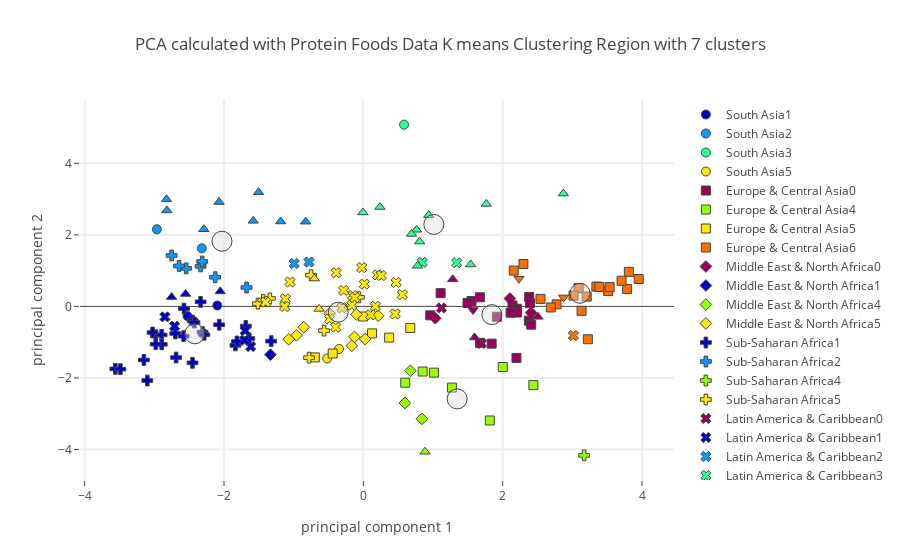

The cell this chart's notebook holds for it:
### Code cell
# Plot using plotly on Region level.

plot_plotly(protein_group_merged_df,"Region",region_centers,7,"Protein Foods",'')

### Figure 1 — Plotly figure (JSON) as saved in the notebook; plotly's stock layout.template omitted (floating-point values rounded to 4 significant figures)
{"data": [{"marker": {"color": "rgb(150,0,90)", "line": {"width": 1}, "size": 9, "symbol": 0}, "mode": "markers", "name": "South Asia0", "text": [], "type": "scatter", "uid": "36a31e25-df30-4f4c-ac3f-ed501af9ec50", "x": [], "y": []}, {"marker": {"color": "rgb(0,0,200)", "line": {"width": 1}, "size": 9, "symbol": 0}, "mode": "markers", "name": "South Asia1", "text": ["India", "Nepal"], "type": "scatter", "uid": "bae4c7e4-6668-4e94-8903-6455790f58b2", "x": [-2.096, -2.523], "y": [0.02439, -0.2714]}, {"marker": {"color": "rgb(10,152,255)", "line": {"width": 1}, "size": 9, "symbol": 0}, "mode": "markers", "name": "South Asia2", "text": ["Bangladesh", "Sri Lanka"], "type": "scatter", "uid": "ed92d91b-9dbb-40a2-b0ba-925623c8ad86", "x": [-2.963, -2.318], "y": [2.156, 1.623]}, {"marker": {"color": "rgb(44,255,150)", "line": {"width": 1}, "size": 9, "symbol": 0}, "mode": "markers", "name": "South Asia3", "text": ["Maldives"], "type": "scatter", "uid": "1013bd0d-2f0c-48fe-8ee0-63231fee68ae", "x": [0.5844], "y": [5.082]}, {"marker": {"color": "rgb(151,255,0)", "line": {"width": 1}, "size": 9, "symbol": 0}, "mode": "markers", "name": "South Asia4", "text": [], "type": "scatter", "uid": "bf5ae292-cb54-4551-a270-f51f456c492d", "x": [], "y": []}, {"marker": {"color": "rgb(255,234,0)", "line": {"width": 1}, "size": 9, "symbol": 0}, "mode": "markers", "name": "South Asia5", "text": ["Afghanistan", "Pakistan"], "type": "scatter", "uid": "536fac33-a9b5-4701-9e7f-29471f3b5f68", "x": [-0.5187, -0.3491], "y": [-1.455, -1.19]}, {"marker": {"color": "rgb(255,111,0)", "line": {"width": 1}, "size": 9, "symbol": 0}, "mode": "markers", "name": "South Asia6", "text": [], "type": "scatter", "uid": "00b89f9b-58a0-4a18-a6fb-dae66ffc2c06", "x": [], "y": []}, {"marker": {"color": "rgb(150,0,90)", "line": {"width": 1}, "size": 9, "symbol": 1}, "mode": "markers", "name": "Europe & Central Asia0", "text": ["Armenia", "Belgium", "Bulgaria", "Croatia", "Cyprus", "Czechia", "Greece", "Hungary", "Ireland", "Italy", "Montenegro", "Romania", "Slovakia", "Slovenia", "Switzerland", "Ukraine", "United Kingdom"], "type": "scatter", "uid": "fbc239bd-24c9-4336-ae09-e7fb09b777e5", "x": [1.674, 2.141, 0.9604, 1.553, 1.11, 2.381, 2.198, 1.673, 2.377, 2.392, 2.41, 1.842, 1.495, 1.917, 2.203, 2.203, 2.114], "y": [-1.018, 0.027, -0.2496, 0.1516, 0.3705, 0.2632, -1.441, 0.2556, -0.3982, 0.09001, -0.5105, -1.041, 0.09486, -0.2896, -0.0672, -0.1715, -0.1765]}, {"marker": {"color": "rgb(0,0,200)", "line": {"width": 1}, "size": 9, "symbol": 1}, "mode": "markers", "name": "Europe & Central Asia1", "text": [], "type": "scatter", "uid": "6c67dbc7-b95a-43f6-bbb6-7d17811185e3", "x": [], "y": []}, {"marker": {"color": "rgb(10,152,255)", "line": {"width": 1}, "size": 9, "symbol": 1}, "mode": "markers", "name": "Europe & Central Asia2", "text": [], "type": "scatter", "uid": "998983a4-bee4-48af-a67d-8b2bf4a99f83", "x": [], "y": []}, {"marker": {"color": "rgb(44,255,150)", "line": {"width": 1}, "size": 9, "symbol": 1}, "mode": "markers", "name": "Europe & Central Asia3", "text": [], "type": "scatter", "uid": "a213e762-919c-457b-91a9-bd278989ba78", "x": [], "y": []}, {"marker": {"color": "rgb(151,255,0)", "line": {"width": 1}, "size": 9, "symbol": 1}, "mode": "markers", "name": "Europe & Central Asia4", "text": ["Albania", "Azerbaijan", "Kazakhstan", "Kyrgyzstan", "Turkey", "Turkmenistan", "Uzbekistan"], "type": "scatter", "uid": "d900068e-b1f3-4da7-a393-04866336c415", "x": [2.441, 1.272, 2.001, 0.6016, 0.8515, 1.816, 1.014], "y": [-2.2, -2.269, -1.694, -2.133, -1.821, -3.189, -1.852]}, {"marker": {"color": "rgb(255,234,0)", "line": {"width": 1}, "size": 9, "symbol": 1}, "mode": "markers", "name": "Europe & Central Asia5", "text": ["Bosnia and Herzegovina", "Georgia", "Republic of Moldova", "Serbia", "Tajikistan", "North Macedonia"], "type": "scatter", "uid": "a200df3f-602d-493c-a35e-743471bc8dd1", "x": [-0.4398, 0.3701, -0.005578, 0.6741, -0.6961, 0.1249], "y": [-1.316, -0.8717, -0.2823, -0.6027, -1.426, -0.7541]}, {"marker": {"color": "rgb(255,111,0)", "line": {"width": 1}, "size": 9, "symbol": 1}, "mode": "markers", "name": "Europe & Central Asia6", "text": ["Austria", "Belarus", "Denmark", "Estonia", "Finland", "France", "Germany", "Iceland", "Latvia", "Lithuania", "Luxembourg", "Netherlands", "Norway", "Poland", "Portugal", "Russian Federation", "Spain", "Sweden"], "type": "scatter", "uid": "fba44cba-8f23-4780-9917-450bc364942c", "x": [3.345, 3.952, 3.387, 3.223, 3.786, 2.774, 3.09, 3.017, 3.133, 3.812, 3.206, 3.515, 2.543, 3.707, 2.159, 2.692, 2.298, 3.536], "y": [0.554, 0.7652, 0.5441, -0.9178, 0.4882, 0.05658, 0.5125, 0.3014, -0.1242, 0.9653, 0.2745, 0.4291, 0.2094, 0.7168, 1.001, -0.02923, 1.185, 0.5399]}, {"marker": {"color": "rgb(150,0,90)", "line": {"width": 1}, "size": 9, "symbol": 2}, "mode": "markers", "name": "Middle East & North Africa0", "text": ["Israel", "Kuwait", "Malta"], "type": "scatter", "uid": "e0cdde4d-eb89-452f-acb1-9c57b2182de3", "x": [2.409, 1.033, 2.104], "y": [-0.1767, -0.3314, 0.2191]}, {"marker": {"color": "rgb(0,0,200)", "line": {"width": 1}, "size": 9, "symbol": 2}, "mode": "markers", "name": "Middle East & North Africa1", "text": ["Djibouti"], "type": "scatter", "uid": "cead17c6-cd4a-49ae-b805-321560a59981", "x": [-1.333], "y": [-1.349]}, {"marker": {"color": "rgb(10,152,255)", "line": {"width": 1}, "size": 9, "symbol": 2}, "mode": "markers", "name": "Middle East & North Africa2", "text": [], "type": "scatter", "uid": "a8f08fc1-c1ae-44ba-b7ee-d97c231d99e6", "x": [], "y": []}, {"marker": {"color": "rgb(44,255,150)", "line": {"width": 1}, "size": 9, "symbol": 2}, "mode": "markers", "name": "Middle East & North Africa3", "text": [], "type": "scatter", "uid": "642a4763-17ad-4365-8ac8-568d651a9cc0", "x": [], "y": []}, {"marker": {"color": "rgb(151,255,0)", "line": {"width": 1}, "size": 9, "symbol": 2}, "mode": "markers", "name": "Middle East & North Africa4", "text": ["Algeria", "Morocco", "Tunisia"], "type": "scatter", "uid": "44d9e328-46e5-4c36-b3ba-21ec0d87575b", "x": [0.5966, 0.8407, 0.6763], "y": [-2.699, -3.143, -1.799]}, {"marker": {"color": "rgb(255,234,0)", "line": {"width": 1}, "size": 9, "symbol": 2}, "mode": "markers", "name": "Middle East & North Africa5", "text": ["Egypt", "Iran (Islamic Republic of)", "Iraq", "Jordan", "Lebanon", "Oman", "Saudi Arabia", "United Arab Emirates", "Yemen"], "type": "scatter", "uid": "7297623c-1d92-4d31-85b8-0a1d5d321db8", "x": [-0.9592, -0.1651, -0.4844, 0.0263, -0.1268, 0.2132, -0.1002, -0.8549, -1.07], "y": [-0.8056, -1.099, -0.1994, -0.9124, -0.8537, -0.2613, -0.2242, -0.5811, -0.9182]}, {"marker": {"color": "rgb(255,111,0)", "line": {"width": 1}, "size": 9, "symbol": 2}, "mode": "markers", "name": "Middle East & North Africa6", "text": [], "type": "scatter", "uid": "61647cf4-8293-4352-8bb8-6a305ee02413", "x": [], "y": []}, {"marker": {"color": "rgb(150,0,90)", "line": {"width": 1}, "size": 9, "symbol": 3}, "mode": "markers", "name": "Sub-Saharan Africa0", "text": [], "type": "scatter", "uid": "8b6086a1-05ff-4e4a-8b3a-3268ada81e71", "x": [], "y": []}, {"marker": {"color": "rgb(0,0,200)", "line": {"width": 1}, "size": 9, "symbol": 3}, "mode": "markers", "name": "Sub-Saharan Africa1", "text": ["Angola", "Benin", "Botswana", "Burkina Faso", "Cameroon", "Central African Republic", "Chad", "CÃƒÂ´te d'Ivoire", "Ethiopia", "Ghana", "Kenya", "Lesotho", "Malawi", "Mali", "Mozambique", "Namibia", "Niger", "Nigeria", "Rwanda", "Eswatini", "Togo", "Uganda", "United Republic of Tanzania", "Zambia", "Zimbabwe"], "type": "scatter", "uid": "68d7d65b-77d1-44ef-9d45-7079c6b409d5", "x": [-1.687, -2.574, -1.323, -2.699, -2.979, -1.835, -2.069, -2.336, -2.688, -2.45, -2.452, -3.101, -3.56, -2.307, -2.895, -1.637, -3.15, -2.424, -3.487, -1.813, -3.025, -2.894, -2.979, -2.579, -2.284], "y": [-0.5484, -0.06102, -0.9707, -0.7571, -0.8051, -1.09, -0.5123, 0.1268, -1.43, -0.3964, -1.577, -2.072, -1.746, -0.72, -0.7983, -0.8966, -1.497, -0.4495, -1.755, -0.9804, -0.7302, -1.059, -1.056, -0.8321, -0.7922]}, {"marker": {"color": "rgb(10,152,255)", "line": {"width": 1}, "size": 9, "symbol": 3}, "mode": "markers", "name": "Sub-Saharan Africa2", "text": ["Gambia", "Guinea", "Guinea-Bissau", "Liberia", "Madagascar", "Senegal", "Sierra Leone"], "type": "scatter", "uid": "5a8caaf9-78fa-4e87-8983-0cee9942d2f0", "x": [-1.676, -2.543, -2.336, -2.313, -2.645, -2.127, -2.752], "y": [0.5279, 1.063, 1.119, 1.255, 1.132, 0.8148, 1.424]}, {"marker": {"color": "rgb(44,255,150)", "line": {"width": 1}, "size": 9, "symbol": 3}, "mode": "markers", "name": "Sub-Saharan Africa3", "text": [], "type": "scatter", "uid": "54cdcf1f-8145-45b5-87a9-e94076669ee0", "x": [], "y": []}, {"marker": {"color": "rgb(151,255,0)", "line": {"width": 1}, "size": 9, "symbol": 3}, "mode": "markers", "name": "Sub-Saharan Africa4", "text": ["Sudan"], "type": "scatter", "uid": "035ab206-4f26-45e5-b392-45686220b952", "x": [3.17], "y": [-4.165]}, {"marker": {"color": "rgb(255,234,0)", "line": {"width": 1}, "size": 9, "symbol": 3}, "mode": "markers", "name": "Sub-Saharan Africa5", "text": ["Cabo Verde", "Congo (note no data in Food suppley tables for DRC)", "Gabon", "Mauritania", "Mauritius", "Sao Tome and Principe", "South Africa"], "type": "scatter", "uid": "f476d1fc-832f-46f3-9c5b-65e376809349", "x": [-1.512, -1.436, -0.7501, -0.779, -0.06329, -1.341, -0.5635], "y": [0.0766, 0.1791, 0.8739, -1.433, 0.2543, 0.2232, -0.6771]}, {"marker": {"color": "rgb(255,111,0)", "line": {"width": 1}, "size": 9, "symbol": 3}, "mode": "markers", "name": "Sub-Saharan Africa6", "text": [], "type": "scatter", "uid": "887b1a10-9edc-46e7-b02f-2f5cf67a2cd7", "x": [], "y": []}, {"marker": {"color": "rgb(150,0,90)", "line": {"width": 1}, "size": 9, "symbol": 4}, "mode": "markers", "name": "Latin America & Caribbean0", "text": ["Chile", "Uruguay"], "type": "scatter", "uid": "bbf02e7c-5306-44d7-b138-f1a7bd9ecf87", "x": [1.12, 1.695], "y": [-0.04205, -1.035]}, {"marker": {"color": "rgb(0,0,200)", "line": {"width": 1}, "size": 9, "symbol": 4}, "mode": "markers", "name": "Latin America & Caribbean1", "text": ["El Salvador", "Guatemala", "Haiti", "Honduras", "Nicaragua"], "type": "scatter", "uid": "30253a19-f68c-4465-bfaa-5d9e505c2d85", "x": [-1.617, -1.706, -2.847, -1.696, -2.709], "y": [-1.122, -0.949, -0.2932, -0.6803, -0.5538]}, {"marker": {"color": "rgb(10,152,255)", "line": {"width": 1}, "size": 9, "symbol": 4}, "mode": "markers", "name": "Latin America & Caribbean2", "text": ["Guyana", "Suriname"], "type": "scatter", "uid": "22bd0669-7d70-4ef1-a181-132fda821c7f", "x": [-0.992, -0.7798], "y": [1.2, 1.24]}, {"marker": {"color": "rgb(44,255,150)", "line": {"width": 1}, "size": 9, "symbol": 4}, "mode": "markers", "name": "Latin America & Caribbean3", "text": ["Antigua and Barbuda", "Bahamas"], "type": "scatter", "uid": "4bae2eeb-20bf-4f9a-9826-7ca512fb2aad", "x": [0.8453, 1.34], "y": [1.231, 1.221]}, {"marker": {"color": "rgb(151,255,0)", "line": {"width": 1}, "size": 9, "symbol": 4}, "mode": "markers", "name": "Latin America & Caribbean4", "text": [], "type": "scatter", "uid": "4b37d775-7022-4203-a5e9-3d77d62062b7", "x": [], "y": []}, {"marker": {"color": "rgb(255,234,0)", "line": {"width": 1}, "size": 9, "symbol": 4}, "mode": "markers", "name": "Latin America & Caribbean5", "text": ["Barbados", "Belize", "Bolivia (Plurinational State of)", "Brazil", "Colombia", "Costa Rica", "Cuba", "Dominica", "Dominican Republic", "Ecuador", "Grenada", "Jamaica", "Mexico", "Panama", "Paraguay", "Peru", "Saint Kitts and Nevis", "Saint Lucia", "Saint Vincent and the Grenadines", "Trinidad and Tobago", "Venezuela (Bolivarian Republic of)"], "type": "scatter", "uid": "0c563243-ee66-40fb-b2eb-37efa2a0cca9", "x": [0.5605, -1.12, -0.4843, 0.4567, -0.3074, -0.1526, -1.402, 0.1727, -1.052, 0.01381, 0.2056, -0.2827, -0.3953, -0.3891, 0.1062, -1.13, -0.02307, 0.4704, 0.258, -0.1237, -0.165], "y": [0.3292, 0.2099, -0.3477, -0.2102, -0.03675, 0.3033, 0.118, 0.002044, 0.6811, 0.6222, 0.8799, 0.4469, -0.5807, 0.9398, -0.2359, -0.003202, 1.085, 0.6694, 0.8627, 0.245, 0.03305]}, {"marker": {"color": "rgb(255,111,0)", "line": {"width": 1}, "size": 9, "symbol": 4}, "mode": "markers", "name": "Latin America & Caribbean6", "text": ["Argentina"], "type": "scatter", "uid": "a6609894-7129-4872-aa0c-bd2d2ce3a3f3", "x": [3.015], "y": [-0.8129]}, {"marker": {"color": "rgb(150,0,90)", "line": {"width": 1}, "size": 9, "symbol": 5}, "mode": "markers", "name": "East Asia & Pacific0", "text": ["Australia", "New Caledonia", "New Zealand"], "type": "scatter", "uid": "f126a040-6d07-4162-951e-5bd065273811", "x": [2.506, 1.283, 1.598], "y": [-0.2917, 0.7575, -0.8674]}, {"marker": {"color": "rgb(0,0,200)", "line": {"width": 1}, "size": 9, "symbol": 5}, "mode": "markers", "name": "East Asia & Pacific1", "text": ["Democratic People's Republic of Korea", "Solomon Islands", "Timor-Leste"], "type": "scatter", "uid": "2c875e50-2d71-4501-a305-2d23f51e0e19", "x": [-2.551, -2.054, -2.752], "y": [0.3475, 0.4198, 0.2607]}, {"marker": {"color": "rgb(10,152,255)", "line": {"width": 1}, "size": 9, "symbol": 5}, "mode": "markers", "name": "East Asia & Pacific2", "text": ["Cambodia", "Indonesia", "Kiribati", "Lao People's Democratic Republic", "Myanmar", "Philippines", "Thailand", "Viet Nam"], "type": "scatter", "uid": "6e25dd63-bed9-4423-ae08-93e57af26b67", "x": [-2.825, -2.289, -0.8278, -2.82, -2.071, -1.58, -1.186, -1.503], "y": [2.993, 2.157, 2.369, 2.683, 2.918, 2.392, 2.374, 3.192]}, {"marker": {"color": "rgb(44,255,150)", "line": {"width": 1}, "size": 9, "symbol": 5}, "mode": "markers", "name": "East Asia & Pacific3", "text": ["Brunei Darussalam", "China, Hong Kong SAR", "China, Macao SAR", "China, mainland", "China, Taiwan Province of", "French Polynesia", "Japan", "Malaysia", "Republic of Korea", "Samoa"], "type": "scatter", "uid": "15c2c20f-8b8e-44cf-a897-356d3de53926", "x": [0.7641, 2.87, 1.765, 0.8072, 0.6916, 1.541, 0.9381, -0.006129, 0.2378, 0.778], "y": [2.142, 3.155, 2.865, 1.811, 2.027, 1.173, 2.551, 2.627, 2.779, 1.134]}, {"marker": {"color": "rgb(151,255,0)", "line": {"width": 1}, "size": 9, "symbol": 5}, "mode": "markers", "name": "East Asia & Pacific4", "text": ["Mongolia"], "type": "scatter", "uid": "2c9ccdb4-1595-4f1b-a5fa-4269708358dc", "x": [0.8852], "y": [-4.063]}, {"marker": {"color": "rgb(255,234,0)", "line": {"width": 1}, "size": 9, "symbol": 5}, "mode": "markers", "name": "East Asia & Pacific5", "text": ["Fiji", "Vanuatu"], "type": "scatter", "uid": "7728aa9d-5351-4393-a67b-90824a706d0d", "x": [-0.6347, -0.7034], "y": [-0.07026, 0.7783]}, {"marker": {"color": "rgb(255,111,0)", "line": {"width": 1}, "size": 9, "symbol": 5}, "mode": "markers", "name": "East Asia & Pacific6", "text": [], "type": "scatter", "uid": "7b92ca55-0e1e-43ed-b5be-a03db2c77612", "x": [], "y": []}, {"marker": {"color": "rgb(150,0,90)", "line": {"width": 1}, "size": 9, "symbol": 6}, "mode": "markers", "name": "North America0", "text": ["Canada"], "type": "scatter", "uid": "82baaff5-f69e-4519-820e-e73867a1626a", "x": [1.574], "y": [-0.1001]}, {"marker": {"color": "rgb(0,0,200)", "line": {"width": 1}, "size": 9, "symbol": 6}, "mode": "markers", "name": "North America1", "text": [], "type": "scatter", "uid": "6842c063-3a4a-45e5-b7f5-8a50545070ff", "x": [], "y": []}, {"marker": {"color": "rgb(10,152,255)", "line": {"width": 1}, "size": 9, "symbol": 6}, "mode": "markers", "name": "North America2", "text": [], "type": "scatter", "uid": "84ea2351-5968-4648-b477-8ed19f4fe4ae", "x": [], "y": []}, {"marker": {"color": "rgb(44,255,150)", "line": {"width": 1}, "size": 9, "symbol": 6}, "mode": "markers", "name": "North America3", "text": [], "type": "scatter", "uid": "7e3e32da-2320-4b8b-9392-16f8ff78fb2e", "x": [], "y": []}, {"marker": {"color": "rgb(151,255,0)", "line": {"width": 1}, "size": 9, "symbol": 6}, "mode": "markers", "name": "North America4", "text": [], "type": "scatter", "uid": "c15fd7b9-7f88-4f2a-8151-f6572db45d73", "x": [], "y": []}, {"marker": {"color": "rgb(255,234,0)", "line": {"width": 1}, "size": 9, "symbol": 6}, "mode": "markers", "name": "North America5", "text": [], "type": "scatter", "uid": "a13d1cf9-9792-448c-8114-8c5d9605da73", "x": [], "y": []}, {"marker": {"color": "rgb(255,111,0)", "line": {"width": 1}, "size": 9, "symbol": 6}, "mode": "markers", "name": "North America6", "text": ["Bermuda", "United States of America"], "type": "scatter", "uid": "0f68cbe3-667d-4629-bb15-918dc12ccce5", "x": [2.234, 2.875], "y": [0.7769, 0.2513]}, {"marker": {"color": "rgba(220, 220, 220, .4)", "line": {"width": 1}, "size": 20}, "mode": "markers", "name": "Center", "type": "scatter", "uid": "81d3a8e5-1ee3-4f2f-839c-e19f9c070b39", "x": [1.845, -2.42, -2.029, 1.012, 1.347, -0.3602, 3.109], "y": [-0.2299, -0.7659, 1.823, 2.292, -2.586, -0.1603, 0.366]}], "layout": {"hovermode": "closest", "showlegend": true, "title": {"text": "PCA calculated with Protein Foods Data K means Clustering Region with 7 clusters"}, "xaxis": {"gridwidth": 2, "ticklen": 5, "title": {"text": "principal component 1"}, "zeroline": false}, "yaxis": {"gridwidth": 2, "ticklen": 5, "title": {"text": "principal component 2"}}}}
